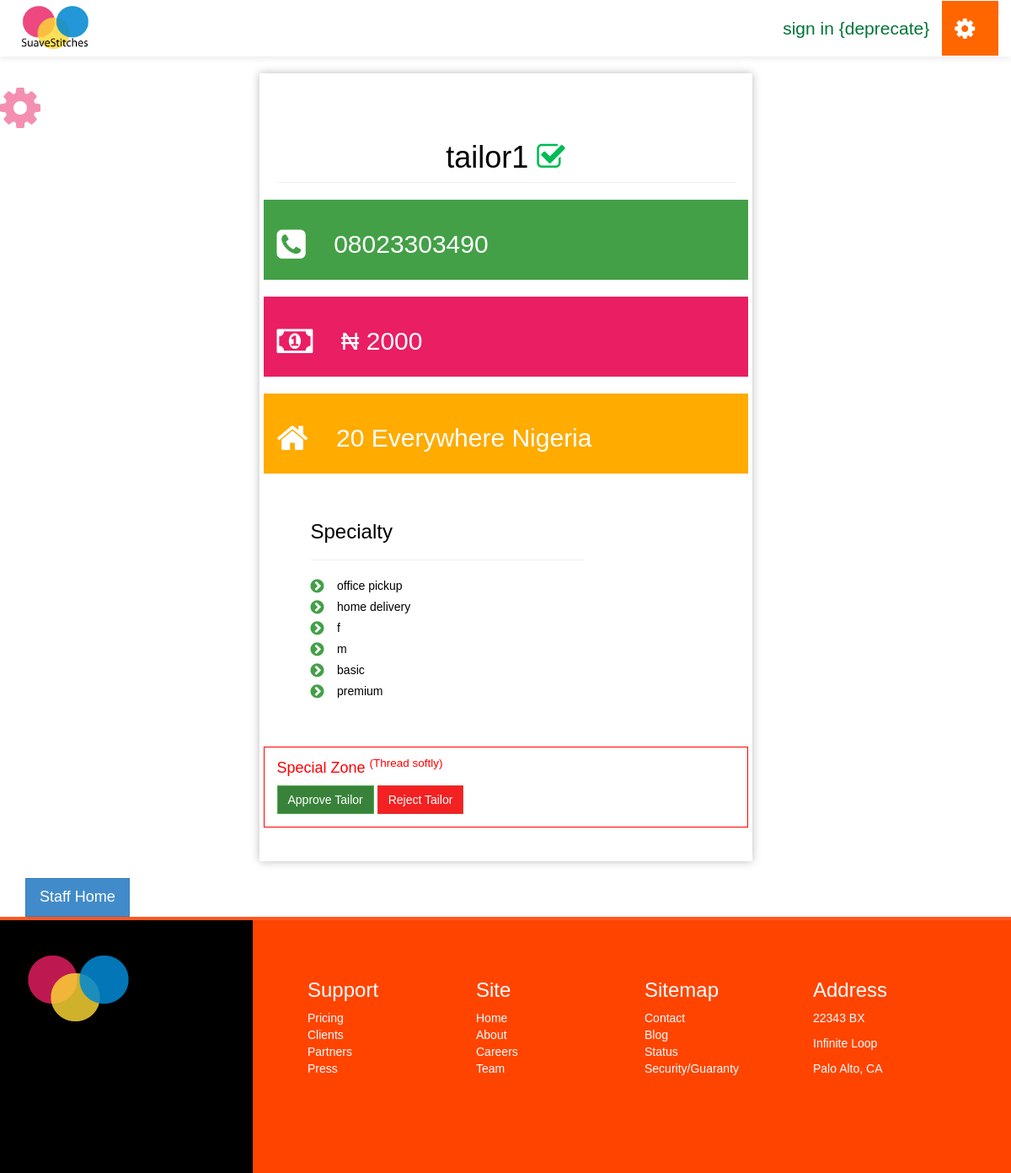
Page /suave/staff/Tailor/Details/4 (signed in) on the committed database.
### suave/models.py (models this page shows)
class Tailor(models.Model):
	user = models.OneToOneField(User)
	rate = models.IntegerField(default=0)
	phone_number = models.CharField(max_length=13, default=0)
	address = address = models.CharField(max_length=300, null=True)
	specialty = models.CharField(max_length=300, null=True)
	approved = models.BooleanField(default=False)
	def __str__(self):
		return self.user.username

### staff/views.py (the view)
# urls.py: url(r'^Tailor/Details/(?P<tailor_id>[\w\-]+)$', views.tailor_details, name='tailor_details'),
@login_required
def tailor_details(request, tailor_id):
	context = {}
	tailor = Tailor.objects.get(id=tailor_id)
	specialty = str(tailor.specialty)
	specialty = specialty[:-1]
	specialty = specialty[1:]
	specialty = specialty.split(',')
	print specialty
	endpoint = []
	for i in specialty:
		choice = i.replace('u\'', '')
		choice = choice[:-1]
		endpoint.append(choice)
	tailor.specialty = endpoint
	context['tailor'] = tailor
	return render(request, 'i/staff/tailor/tailor_details.html', context)

### templates/i/staff/tailor/tailor_details.html (shortened to what this page needs)
{% extends "i/layout/staff_base.html" %}
{% block main_section %}
<div class="col-lg-6 col-lg-offset-3 tailor-order-details" style="padding:20px"><br>
	<h1 class="page-header">
		{{ tailor }}
		{% if tailor.approved %}
			<span class="fa fa-check-square-o" style="color:#0b5"></span>
		{% else %}
			<span class="fa fa-ban" style="color:#ff0000"></span>
		{% endif %}
	</h1>
			<div class="row alert" style="background:#43A047;color:#fff">
				<h2><span class="fa fa-phone-square fa-lg"></span>&nbsp;&nbsp;&nbsp; 0{{ tailor.phone_number }}</h2>
			</div>
			<div class="row alert" style="background:#E91E63;color:#fff">
				<h2><span class="fa fa-money fa-lg"></span>&nbsp;&nbsp;&nbsp; &#x20A6; {{ tailor.rate }}</h2>
			</div>
			<div class="row alert" style="background:#FFAB00;color:#fff">
				<h2><span class="fa fa-home fa-lg"></span>&nbsp;&nbsp;&nbsp; {{ tailor.address }}</h2>
			</div>
			<div style="margin-right:40px;margin-bottom:40px;margin-left:40px">
				<div class="row alert" style="background:#;color:#000">
					<h3 style="width:70%">Specialty<hr></h3>
					{% for specialty in tailor.specialty %}
						<p><span class="fa fa-chevron-circle-right fa-lg" style="color:#43A047"></span>&nbsp;&nbsp;&nbsp; {{ specialty|lower }}</p>
					{% endfor %}
				</div>
			</div>
			<div class="row alert" style="border:1px solid #f00">
				<h4 style="color:#f00">Special Zone <sup>(Thread softly)</sup></h4>
				<a href="{% url 'staff:tailor_approve' tailor.id %}" class="btn btn-success">Approve Tailor</a>
				<a href="{% url 'staff:tailor_reject' tailor.id %}" class="btn btn-danger">Reject Tailor</a>
			</div>
</div>
{% endblock %}

### static/css/style.css (style rules this page uses)
a { text-decoration: none; }
.tailor-order-details { box-shadow: 0px 0px 10px #bbb; margin-top: 20px; margin-bottom: 20px; }
*:not(span) { -webkit-border-radius: 0 !important; -moz-border-radius: 0 !important; -ms-border-radius: 0 !important; border-radius: 0 !important; }
.page-header { text-align: center; overflow: hidden; }
body { color: #000; font-family: weblysleek, arial; }

### rows in the picture
Tailor: user.username "tailor1", phone_number "8023303490", rate "2000", address "20 Everywhere Nigeria"

### other values in the picture
{{ specialty|lower }} "office pickup" "home delivery" "f" "m" "basic" "premium"
